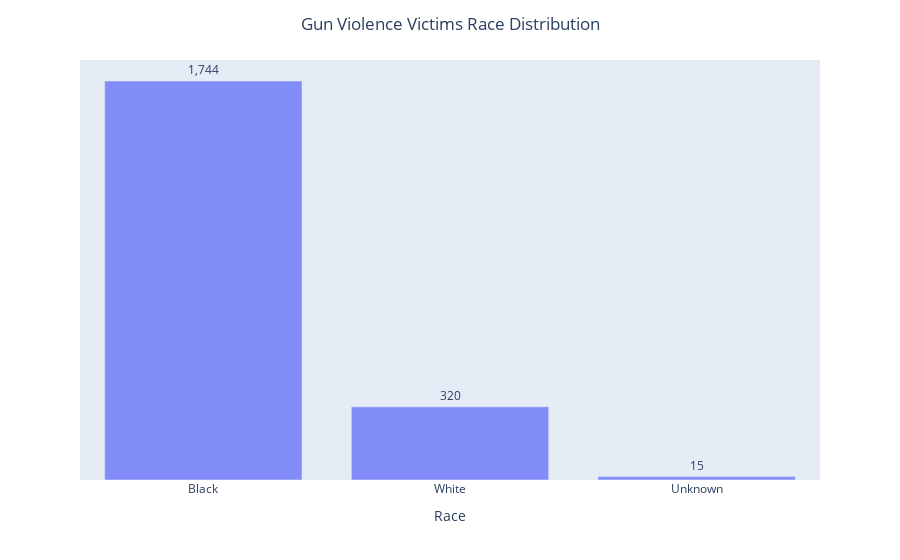

The cell this chart's notebook holds for it:
### Code cell
fig = px.bar(victim_race, x=victim_race_labels, y=victim_race_counts, 
            text=victim_race_counts, opacity=0.75)
fig.update_layout(title = "Gun Violence Victims Race Distribution", xaxis_title= "Race", title_x=0.5)
fig.update_traces(texttemplate='%{text:,}', textposition='outside')
fig.update_yaxes(visible=False)
fig.show()

### Figure 1 — Plotly figure (JSON) as saved in the notebook; plotly's stock layout.template omitted (floating-point values rounded to 4 significant figures)
{"data": [{"alignmentgroup": "True", "hovertemplate": "x=%{x}<br>y=%{y}<br>text=%{text}<extra></extra>", "legendgroup": "", "marker": {"color": "#636efa", "opacity": 0.75, "pattern": {"shape": ""}}, "name": "", "offsetgroup": "", "orientation": "v", "showlegend": false, "text": [1744, 320, 15], "textposition": "outside", "texttemplate": "%{text:,}", "type": "bar", "x": ["Black", "White", "Unknown"], "xaxis": "x", "y": [1744, 320, 15], "yaxis": "y"}], "layout": {"barmode": "relative", "legend": {"tracegroupgap": 0}, "margin": {"t": 60}, "title": {"text": "Gun Violence Victims Race Distribution", "x": 0.5}, "xaxis": {"anchor": "y", "domain": [0, 1], "title": {"text": "Race"}}, "yaxis": {"anchor": "x", "domain": [0, 1], "title": {"text": "y"}, "visible": false}}}
